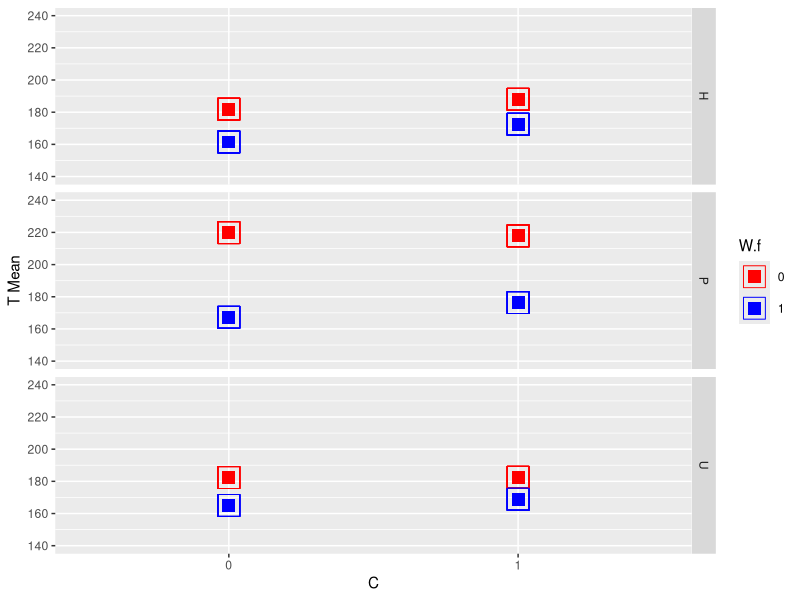

The R script that drew this image:
### Add packages you use in Assignment 3

library("plyr")
library("tidyverse")
library("nlme")
library("car")
library("hexbin")
library("xtable")
library("knitr")
library("lmerTest")
library("multcomp")

##############################################################################################################################################################

#### 2. Diagnostics of model 1 

## Importing the Cognitive data file from my computer.

Cognitive <- read.csv(file = 'Cognitive.csv', header = TRUE)

#Create E variable

Cognitive <- Cognitive %>% mutate(E = if_else(E2==0&E3==0, E <- "H", 
                                              if_else(E2==1&E3==0,E<-"U",E<-"P")))

Cognitive <- mutate(Cognitive, E2.f = factor(E2), E3.f = factor(E3), C.f = factor(C), W.f = factor(W), Subject.f=factor(Subject), E.f = factor(E))
view(Cognitive)

#Fit Model 1 using REML

Model1 <- lme(T~E2.f+E3.f+C.f+W.f+ E2.f:C.f + E2.f:W.f + E3.f:C.f + E3.f:W.f + C.f:W.f + E2.f:C.f:W.f + E3.f:C.f:W.f, random = ~ 1+ C.f + W.f | Subject.f, weights = varIdent(form= ~1|C.f),
              method = "REML", data = Cognitive)

#Generate predicted marginal values of T
Cognitive <- mutate(Cognitive, Marg_T_hat = fitted(Model1,level = 0)[-97])
view(Cognitive)

# Figure 1: Plot of the predicted marginal values of T and the observed mean values of T 
# as a function of C grouped by W, paneled by E

Table_A <- ddply(Cognitive, c("C", "W.f","E.f"), summarise, T_Mean = mean(T))
Table_A <- mutate(Table_A, C.f = factor(C))

ggplot(data = Cognitive, aes(x = C.f, y = Marg_T_hat)) +
  geom_point(aes(colour = W.f), size=8, shape = 22) +
  geom_point(data = Table_A, aes(C.f, T_Mean, colour = W.f), size = 4, shape = 15) +
  scale_colour_manual(values=c("red","blue")) +
  scale_y_continuous (name="T Mean", limits = c(140,240)) +
  facet_grid(E.f ~.)  +
  labs(x="C")


######################################################################################################################################################

#### 3. Fixed effect estimates of model 1

sum_model1<-round(coef(summary(Model1)),2)

Table_1 <- xtable(sum_model1, align = "cccccc", digits = c(2,2,2,2,2,2), label = 'Table 1', caption = 'Estimate of fixed effects in model 1')
print(Table_1, include.rownames = TRUE, caption.placement = "top", file = "Table1.tex", append = TRUE)

###################################################################################################################################################################################

#### 4. Testing for fixed effects

C <- matrix(c(0, -1, 1, 1, 0, 0, -1, 1, 1, 1, 0, 1), 1)
v <- glht(Model1, linfct = C)
summary(v)

#Fit Model 1 using ML based likelihood

ctrl <- lmeControl(opt = 'optim')

Model1 <- lme(T~E2.f+E3.f+C.f+W.f+ E2.f:C.f + E2.f:W.f + E3.f:C.f + E3.f:W.f + C.f:W.f + E2.f:C.f:W.f + E3.f:C.f:W.f, random = ~ 1+ C.f + W.f | Subject.f, weights = varIdent(form= ~1|C.f),
              method = "ML", control = ctrl, data = Cognitive)

Model2 <- lme(T~E2.f+E3.f+C.f+W.f+ E2.f:C.f + E2.f:W.f + E3.f:C.f + E3.f:W.f + C.f:W.f, random = ~ 1+ C.f + W.f | Subject.f, weights = varIdent(form= ~1|C.f),
              method = "ML", control = ctrl, data = Cognitive)

anova(Model1, Model2)
